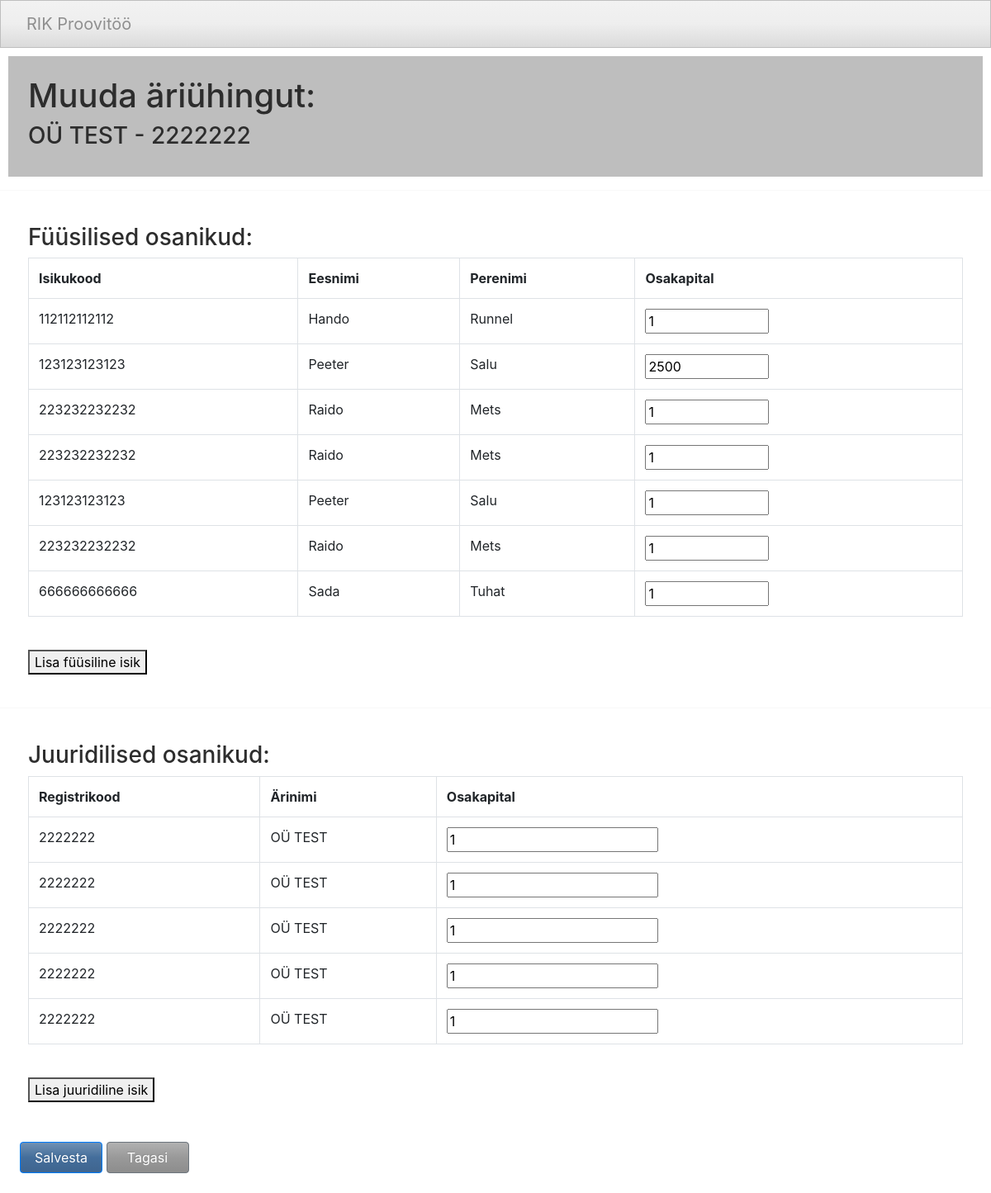
Page /update=2222222/ on the committed database.
### proovitoo/models.py (models this page shows)
class Header(models.Model):
    name = models.CharField(validators=[MinLengthValidator(3)], max_length=100)
    create_date = models.DateField('date created')
    reg_code = models.CharField(max_length=7, validators=[MinLengthValidator(7)], primary_key=True)
    search_string = models.CharField(max_length=500, null=True, blank=True)
    autofill_string = models.CharField(max_length=104, null=True, blank=True)

class Detail(models.Model):
    reg_code = models.ForeignKey(Header, on_delete=models.CASCADE)
    shareholder_first_name = models.CharField(max_length=100, null=True, blank=True)
    shareholder_last_name = models.CharField(max_length=100, null=True, blank=True)
    shareholder_company_name = models.CharField(max_length=10, null=True, blank=True)
    shareholder_company_reg_code = models.CharField(max_length=7, validators=[MinLengthValidator(7)], null=True, blank=True)
    capital = models.IntegerField(validators=[MinValueValidator(1)])
    id_code = models.CharField(max_length=12, validators=[MinLengthValidator(12)], null=True, blank=True)
    founder = models.BooleanField()
    physical_person = models.BooleanField()
    autofill_string = models.CharField(max_length=104, null=True, blank=True)

### proovitoo/views.py (the view)
# urls.py: path('update=<str:reg_code>/', views.update, name='update'),
def update(request, reg_code):
    if request.method == 'POST':
        formset_update_p = detail_formset_update_physical_person(request.POST, prefix="update_p")
        formset_create_p = detail_formset_create_physical_person(request.POST, prefix="create_p")
        formset_update_j = detail_formset_update_judicial_person(request.POST, prefix="update_j")
        formset_create_j = detail_formset_create_judicial_person(request.POST, prefix="create_j")
        c = get_object_or_404(Header, pk=reg_code)
        company = HeaderForm(request.POST, instance=c)
        for fup in formset_update_p:
            if fup.is_valid():
                fup.save()
            else:
                print(fup.errors)
        for fuj in formset_update_j:
            if fuj.is_valid():
                fuj.save()
            else:
                print(fuj.errors)
        for fcp in formset_create_p:
            if fcp.is_valid():
                search_string = str(fcp.cleaned_data['shareholder_first_name'])
                search_string = search_string + "; " + str(fcp.cleaned_data['shareholder_last_name'])
                search_string = search_string + "; " + str(fcp.cleaned_data['id_code'])
                f1 = fcp.save(commit=False)
                if f1.capital:
                    f1.search_string = search_string
                    f1.founder = False
                    f1.physical_person = True
                    f1.reg_code = c
                    f1.save(c)
        for fcj in formset_create_j:
            if fcj.is_valid():
                search_string = str(fcj.cleaned_data['shareholder_company_reg_code'])
                search_string = search_string + "; " + str(fcj.cleaned_data['shareholder_company_name'])
                f2 = fcj.save(commit=False)
                if f2.capital:
                    f2.search_string = search_string
                    f2.founder = False
                    f2.physical_person = False
                    f2.reg_code = c
                    f2.save(c)
        if company.is_valid():
            c = company.save(commit=False)
            c.search_string = str(c.search_string) + "; " + search_string
            c.save()
        return redirect('/detail=' + reg_code + '/')
    else:
        company = get_object_or_404(Header, pk=reg_code)
        formset_update_p = detail_formset_update_physical_person(queryset=Detail.objects.filter(reg_code=reg_code,
                                                                                                physical_person=True),
                                                                 prefix="update_p")
        formset_create_p = detail_formset_create_physical_person(queryset=Detail.objects.none(), prefix="create_p")
        formset_update_j = detail_formset_update_judicial_person(queryset=Detail.objects.filter(reg_code=reg_code,
                                                                                                physical_person=False),
                                                                 prefix="update_j")
        formset_create_j = detail_formset_create_judicial_person(queryset=Detail.objects.none(), prefix="create_j")
    return render(request, 'proovitoo/update.html',
                  {'formset_update_p': formset_update_p, 'formset_create_p': formset_create_p,
                   'formset_update_j': formset_update_j, 'formset_create_j': formset_create_j, 'company': company})

### templates/proovitoo/update.html (shortened to what this page needs)
{% extends "proovitoo/base.html" %}
{% block content %}
<div class="detailheader">
<h1>Muuda äriühingut:</h1>
    <h3>{{ company.name }} - {{ company.reg_code }}</h3>
</div>
<hr>
<form  method="post" id="form-container">
<div class="details">
<h3>Füüsilised osanikud:</h3>
<table class="table table-bordered">
<tr>
    <th>Isikukood</th>
    <th>Eesnimi</th>
    <th>Perenimi</th>
    <th>Osakapital</th>
</tr>
        {% for form in formset_update_p %}
            <div class="update_p">
            <tr>
                <td>{{ form.id_code.value }}</td>
                <td>{{ form.shareholder_first_name.value }}</td>
                <td>{{ form.shareholder_last_name.value }}</td>
                <td>{{ form.capital }}</td>
            </tr>
            </div>
        {% endfor %}
</table>
    <button id="add-form_p" type="button">Lisa füüsiline isik</button>
    </div>
<hr>
<div class="details">
    <h3>Juuridilised osanikud:</h3>
    <table class="table table-bordered">
        <tr>
            <th>Registrikood</th>
            <th>Ärinimi</th>
            <th>Osakapital</th>
        </tr>
        {% for form in formset_update_j %}
            <div class="update_j">
            <tr>
                <td>{{ form.shareholder_company_reg_code.value }}</td>
                <td>{{ form.shareholder_company_name.value }}</td>
                <td>{{ form.capital }}</td>
            </tr>
            </div>
        {% endfor %}
    </table>
    <button id="add-form_j" type="button">Lisa juuridiline isik</button>
</div>
    <div class="p-4">
        <input class="btn btn-primary" style="width:100px"  type="button" onclick="validateCapital()" value="Salvesta">
        <a class="btn btn-secondary" style="width:100px" href="/detail={{ company.reg_code }}/">Tagasi</a>
    </div>
</form>
    {% load static %}
{% endblock content %}

### static/css/site.css (style rules this page uses)
.detailheader { background: #bebebe; margin-left: 10px; margin-right: 10px; margin-top: 10px; padding: 1.5rem; }
.details { margin-left: 10px; margin-right: 10px; margin-top: 10px; padding: 1.5rem; }

### rows in the picture
Header: name "OÜ TEST", reg_code "2222222"
Detail: id_code.value "112112112112", shareholder_first_name.value "Hando", shareholder_last_name.value "Runnel"
Detail: id_code.value "123123123123", shareholder_first_name.value "Peeter", shareholder_last_name.value "Salu"
Detail: id_code.value "223232232232", shareholder_first_name.value "Raido", shareholder_last_name.value "Mets"
Detail: id_code.value "223232232232", shareholder_first_name.value "Raido", shareholder_last_name.value "Mets"
Detail: id_code.value "123123123123", shareholder_first_name.value "Peeter", shareholder_last_name.value "Salu"
Detail: id_code.value "223232232232", shareholder_first_name.value "Raido", shareholder_last_name.value "Mets"
Detail: id_code.value "666666666666", shareholder_first_name.value "Sada", shareholder_last_name.value "Tuhat"
Detail: shareholder_company_reg_code.value "2222222", shareholder_company_name.value "OÜ TEST"
Detail: shareholder_company_reg_code.value "2222222", shareholder_company_name.value "OÜ TEST"
Detail: shareholder_company_reg_code.value "2222222", shareholder_company_name.value "OÜ TEST"
Detail: shareholder_company_reg_code.value "2222222", shareholder_company_name.value "OÜ TEST"
Detail: shareholder_company_reg_code.value "2222222", shareholder_company_name.value "OÜ TEST"
